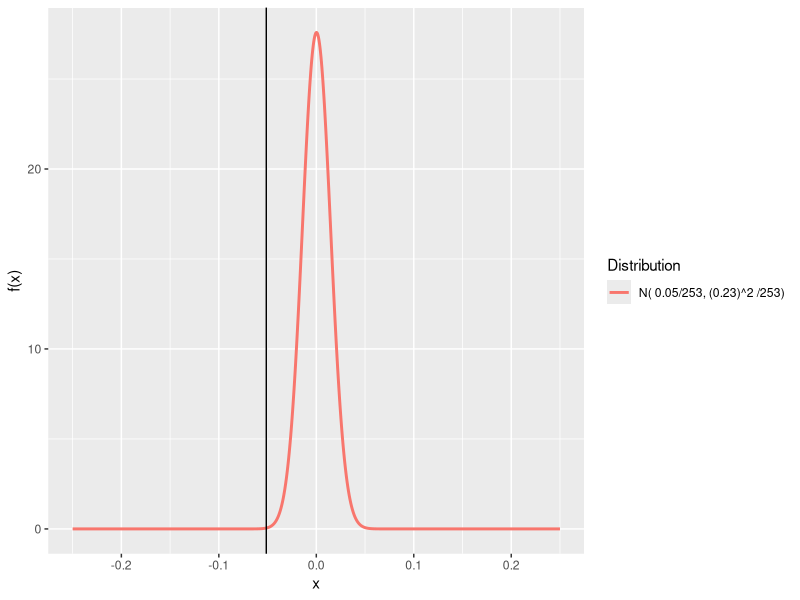

Reproduce this figure in R.
## ---- chunk 1
knitr::opts_chunk$set(echo = TRUE)
## ---- chunk 2
mu.r <- 0.05 / 253
sigma.r <- 0.23 / sqrt(253)

n.day <- 100 # num of trading days
runs <- 5000
W0 <- 1000000
capital <- 50000

set.seed(2020)
r <- rnorm(runs * n.day, mu.r, sigma.r)
r <- matrix(r, nrow = n.day, byrow = TRUE)

dim(r)

head(r[, 1:5])
## ---- chunk 3
# compute the value of stock at the end of each day
# W_func <- function(r.col, w0 = W0, THRES = thres) {
#   res <- rep(-1, n.day) # a seq for storing results
#   res[1] <- w0 * exp(r.col[1])
#   hold <- n.day # by default, hold the stock till the last day
#   for (i in 2:n.day) {
#     if (res[i-1] >= THRES) {
#       res[i] <- res[i-1] * exp(r.col[i]) 
#     } else {
#       hold <- i-1
#       res[i:n.day] <- 0
#       break
#     }
#   }
#   list(res.col = res, hold.n = hold)
# }

W_func <- function(r.col, lb = W0 - capital, ub = W0 + 100000) {
  res <- rep(-1, n.day) # a seq for storing results
  res[1] <- W0 * exp(r.col[1])
  hold <- n.day # by default, hold the stock till the last day
  for (i in 2:n.day) {
    if (res[i-1] >= lb & res[i-1] <= ub) {
      res[i] <- res[i-1] * exp(r.col[i]) 
    } else if (res[i-1] > ub ) {
      hold <-  i - 1
      res[i:n.day] <- res[i-1]
      break
    } else {
      hold <- i - 1
      res[i:n.day] <- 0
      break
    }
  }
  list(res.col = res, hold.n = hold)
}

W <- matrix(-1, nrow = n.day, ncol = runs)
hold <- rep(-1, runs)

for (i in 1:runs) {
  temp <- W_func(r[,i])
  W[,i] <- temp$res.col
  hold[i] <- temp$hold.n
}

head(W[, 1:5])
## ---- chunk 4
ans1 <- 1 - sum(W[n.day,] >= W0 - capital) / runs
ans1
## ---- chunk 5
P <- rep(0, n.day)
for (i in 1:n.day) {
  P[i] <- sum(W[i,] <  W0 - capital)/runs
}

P
## ---- chunk 6
x.vals <- seq(-0.25, 0.25, length = 1000)
df <- data.frame(x.vals, dnorm(x.vals, mu.r, sigma.r))
colnames(df) <- c("x", "y")
head(df$y)
library(ggplot2)
ggplot(data = df) + 
  geom_line(mapping = aes(y=y,x= x, color = "N( 0.05/253, (0.23)^2 /253)"), size = 1) + 
  labs(color = "Distribution", x = "x", y = "f(x)") +
  geom_vline(xintercept=log(0.95))
## ---- chunk 7
sum(W[n.day,] > W0 + 100000) / runs
## ---- chunk 8
sum(W[n.day, ] < W0) / runs
## ---- chunk 9
ans2 <- sum(W[n.day, ] <= W0 & W[n.day, ] > W0 - capital) / runs
ans2 + ans1
## ---- chunk 10
# rm(profit)
profit <- rep(0, runs)
for (i in 1:runs) {
  profit[i] <- W[hold[i], i] - W0
}
head(profit)
head(W[,1:6])
sprintf("The expected profit is %#.3f", mean(profit))
## ---- chunk 11
ret.avg <- rep(0, runs)
for (i in 1:runs) {
  ret.avg[i] <- ((profit[i]) / 50000) / hold[i]
}

head(ret.avg)
sprintf("The expected (arithmetic) average return is %#.4f", mean(ret.avg))

sprintf("Given the hedge fund makes a profit, the expected average return is %#.4f", 
        mean(ret.avg * (profit >= 0)) / mean(profit >= 0))

sprintf("The probability of making a profit is %#.4f", 
        mean(profit >= 0))

sprintf("Accordingly, the conditional profit is %f", 
        mean(profit * (profit >= 0)) / mean(profit >= 0))

sprintf("Given the hedge fund suffers a loss, the expected average return is %#.4f", 
        mean(ret.avg * (profit < 0)) / mean(profit < 0))

sprintf("The probability of making a profit is %#.4f",
        mean(profit < 0))

sprintf("Accordingly, the conditional profit is %f", 
        mean(profit * (profit < 0)) / mean(profit < 0))
